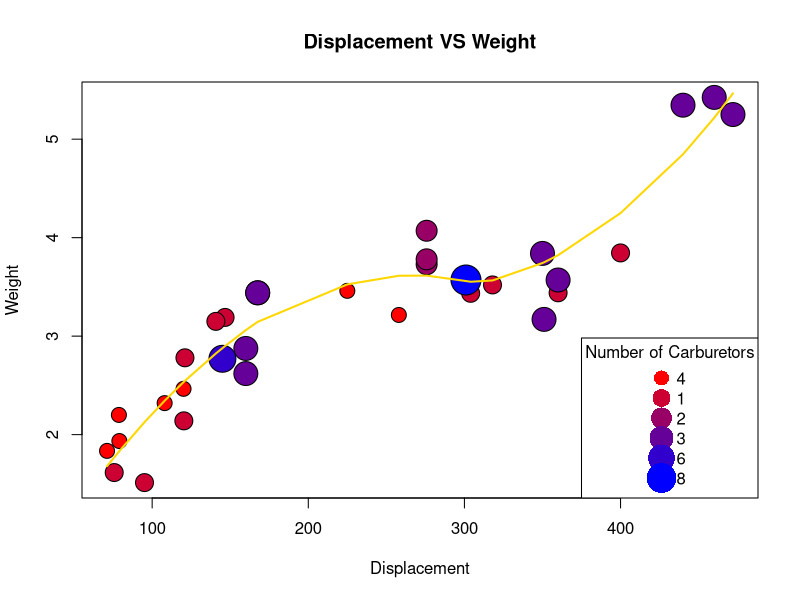

Generate this figure with R:
data("mtcars")

colors <- colorRampPalette(c("red", "blue"))(length(unique(mtcars$carb)))
sizes <- seq(2, 4, length = length(unique(mtcars$carb)))

plot(x= mtcars$disp, y= mtcars$wt, xlab = "Displacement", ylab = "Weight", main = "Displacement VS Weight",
     pch = 21, bg = colors[factor(mtcars$carb)],
     col = "black", cex = sizes[factor(mtcars$carb)], )

abline()

legend("bottomright", legend = unique(mtcars$carb),
       title = "Number of Carburetors",
       col = colors, pch = 16, pt.cex = sizes)

loess_fit <- loess(wt ~ disp, data = mtcars)

disp_sorted <- sort(mtcars$disp)
lines(disp_sorted, predict(loess_fit, newdata = data.frame(disp = disp_sorted)), 
      lwd = 2, col = "gold")